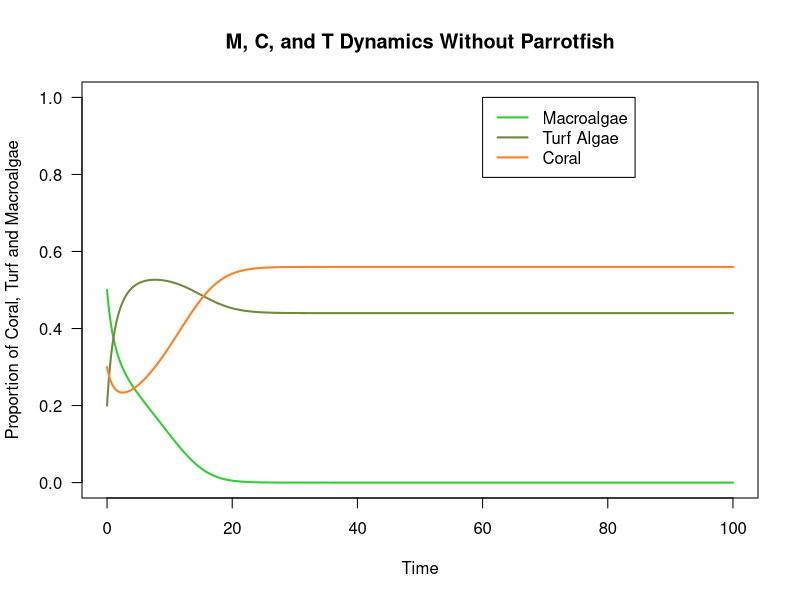
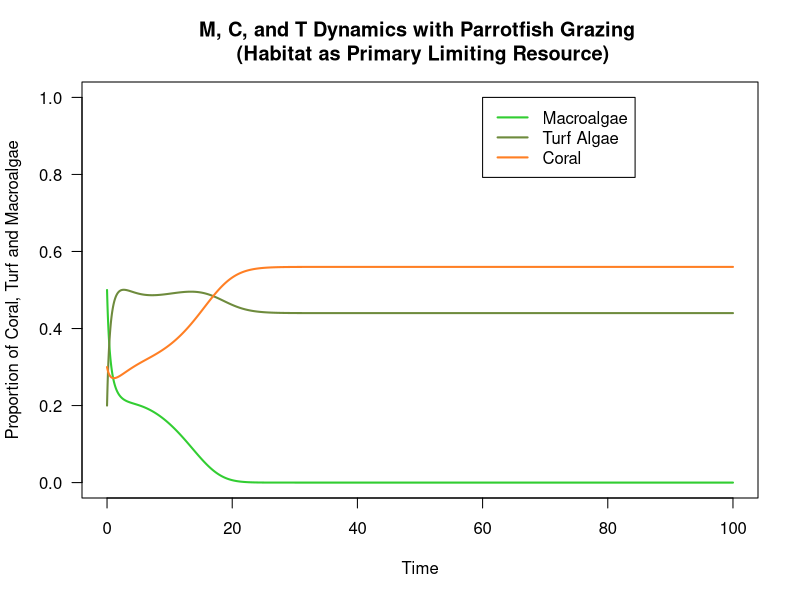
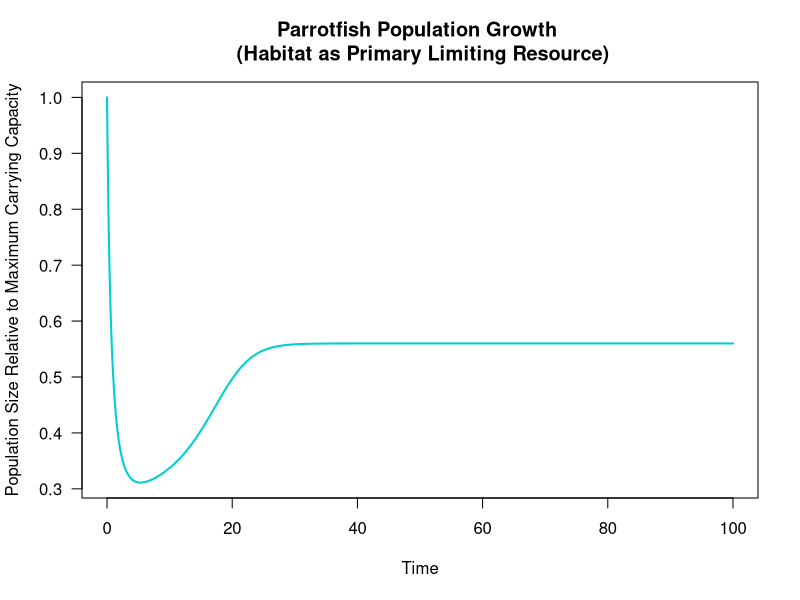

Source code (R) for these figures, in order:
## ---- chunk 1
knitr::opts_chunk$set(echo = TRUE)
## ---- chunk 2
### Macroalgae ###
# dMdt <- (alpha*M*C) - ((g*M)/(M + T)) + (gamma*M*T)


### Coral ###
# dCdt <- (r*T*C) - (d*C) - (alpha*M*C)


### Turf algae ###
# dTdt <- (g*M)/(M + T) - (gamma*M*T) - (r*T*C) + (d*C)
## ---- chunk 3
# parrotfish growth rate
s <- 0.49 # intrinsic rate of growth s of parrotfish 

# rate macroalgae directly overgrow coral per year
alpha <- 0.1 # coral overgrown by macroalgae at a rate a

# rate macroalgae spread vegetatively over algal turfs per year
gamma <- 0.8 # at a rate γ (gamma)

# rate of coral recruitment to algal turfs per year; coral always overgrow algal turfs
r <- 1 # corals recruit to and overgrow algal turfs at a rate r

# coral mortality -- natural coral mortality accounts for 2-4% per year, predation for 30%, and remaining mortality from coral disease or tissue damage following bleaching
d <- 0.44 # natural mortality rate of d

# grazing rate g can change, right now im setting it between the critical values 0.18 and 0.39
g <- 0.4 # set grazing rate 

# maximum parrotfish carrying capacity
#beta <- C

# fishing pressure 
f <- 0

## ---- chunk 4
###  Variables ###

#M <- macroalgae 
  # M <- 1 - C - T
#C <- coral 
  # C <- 1 - M - T
#T <- turf algae 
  # T <- 1 - M - C

# M + C + T = 1 particular region of the seabed is covered entirely by macroalgae (M), coral (C), and algal turfs (T) (variables)

# g # parrotfish graze macroalgae without distinction from algal turfs at a rate g


# storing colors 
Mcol <- 'limegreen' # plot color for macropalgae 
Tcol <- 'darkolivegreen4' # plot color for turf algae 
Ccol <- 'chocolate1' # plot color for coral 
Pcol <- 'darkturquoise' #plot color for parrotfish population
## ---- chunk 5
# time set 0 to 100
tset <- seq(from = 0, to = 100, length.out = 20000) #set time from 0 to 100 

# set initial condition for the parameters, I just set these randomly to be equal to 1 as the paper says
M0 <- 0.5
C0  <- .3
T0  <- 1 - M0 - C0 
P0 <- 1
## ---- chunk 6
### M, C, T dynamics in the absence of parrotfish grazing ###

# creating holding vectors and filling initial conditions
M.simu <- NaN*tset 
M.simu[1] <- M0
T.simu <- NaN*tset
T.simu[1] <- T0
C.simu <- NaN*tset
C.simu[1] <- C0
P.simu <- NaN*tset
P.simu[1] <- P0 #start P squiggle (only using P squiggle, so P squiggle = P; g = P squiggle because g(P) = P/beta, and we assume beta = 1 (max carrying capacity, which is the same as max coral cover), so setting initial g value to P0

#for loop
for(i in 2:length(tset)){
  # calculating change in time
	dt <- tset[i]-tset[i-1] 
	
	# set variable equal to the simulation value at the previous timestep
	M <- M.simu[i-1]
	C <- C.simu[i-1]
	Tt <- T.simu[i-1]
		

	# calculating change in population size -- replace g with P squiggle (P)
	dM <- ( (alpha*M*C) - ((g*M)/(M + Tt)) + (gamma*M*Tt) ) * dt 
	#dT <- ( (g*M)/(M + T) - (gamma*M*T) - (r*T*C) + (d*C)) * dt 
	dC <- ((r*Tt*C) - (d*C) - (alpha*M*C) ) * dt
	
	# calculating total population size
	M.simu[i] <- M.simu[i-1] + dM
	C.simu[i] <- C.simu[i-1] + dC
	T.simu[i] <- 1 - C.simu[i] - M.simu[i]
}
## ---- chunk 7
# plot for M/C/T dynamics in the absence of parrotfish grazing

# plot macroalgae
plot(x = tset, y = M.simu,
     type = 'l', las = 1, lwd = 2, col = Mcol,
     xlab = 'Time', ylab = 'Proportion of Coral, Turf and Macroalgae',
     xlim = c(min(tset), max(tset)), ylim = c(0, 1))
# plot turf
lines(x = tset, y = T.simu,
      lwd = 2, col = Tcol)
# plot coral
lines(x = tset, y = C.simu,
      lwd = 2, col = Ccol)

title("M, C, and T Dynamics Without Parrotfish")

legend(x = 60, y = 1,
       c('Macroalgae', 'Turf Algae', 'Coral'),
       lwd = 2,
       col = c(Mcol, Tcol, Ccol))
## ---- chunk 8
####  Simulation WITH PARROTFISH -- habitat as primary limiting resource ####

## Notes and Assumptions ##
# parrotfish logistic growth changes the grazing rate (g = P, see model assumptions) and therefore impacts M, C, and T dynamics
# assume that f = 0 (no fishing)
# g(P) = alpha*P/beta where alpha is a positive constant. # alpha = g_max, assumed to be 1, so g(P) = P/beta, which guarantees that the grazing intensity. arrives at a maximum only if f = 0 and P(t) reaches maximum carrying capacity, requiring no limitation from habitat (i.e., K(C) = 1)
# so we can assume for this simulation that beta = K(C) = C
# P = P squiggle here, which is population size relative to maximum carrying capacity (beta)
# g(P) = P squiggle = P, so in the equation for dM, we've replaced g with P

# creating holding vectors and filling initial conditions
M.simu2 <- NaN*tset 
M.simu2[1] <- M0
T.simu2 <- NaN*tset
T.simu2[1] <- T0
C.simu2 <- NaN*tset
C.simu2[1] <- C0
P.simu2 <- NaN*tset
P.simu2[1] <- P0

#for loop for the simulation
for(i in 2:length(tset)){
  # calculating change in time
	dt <- tset[i]-tset[i-1] 
	
	# set variable equal to the simulation value at the previous timestep
	M <- M.simu2[i-1]
	C <- C.simu2[i-1]
	Tt <- T.simu2[i-1]
	P <- P.simu2[i-1]
		

	# calculating change in population size -- replace g with P squiggle (P)
	dM <- ( (alpha*M*C) - ((P*M)/(M + Tt)) + (gamma*M*Tt) ) * dt 
	#dT <- ( (g*M)/(M + T) - (gamma*M*T) - (r*T*C) + (d*C)) * dt 
	dC <- ((r*Tt*C) - (d*C) - (alpha*M*C) ) * dt
	# parrotfish population growth, assuming f = 0, and max carrying capacity = C
	dP <- ((s*P)*(1 - (P/C)) - f*P) * dt
	
	# calculating total population size
	M.simu2[i] <- M.simu2[i-1] + dM
	C.simu2[i] <- C.simu2[i-1] + dC
	T.simu2[i] <- 1 - C.simu2[i] - M.simu2[i]
	# P here is population relative to maximum carrying capacity (beta), which also equals coral cover. So P = population relative to coral cover.
	P.simu2[i] <- P.simu2[i-1] + dP
}

## ---- chunk 9
# plot macroalgae
plot(x = tset, y = M.simu2,
     type = 'l', las = 1, lwd = 2, col = Mcol,
     xlab = 'Time', ylab = 'Proportion of Coral, Turf and Macroalgae',
     xlim = c(min(tset), max(tset)), ylim = c(0, 1))
# plot turf
lines(x = tset, y = T.simu2,
      lwd = 2, col = Tcol)
# plot coral
lines(x = tset, y = C.simu2,
      lwd = 2, col = Ccol)

title("M, C, and T Dynamics with Parrotfish Grazing \n (Habitat as Primary Limiting Resource)")

legend(x = 60, y = 1,
       c('Macroalgae', 'Turf Algae', 'Coral'),
       lwd = 2,
       col = c(Mcol, Tcol, Ccol))
## ---- chunk 10
# plot macroalgae
plot(x = tset, y = P.simu2,
     type = 'l', las = 1, lwd = 2, col = Pcol,
     xlab = 'Time', ylab = 'Population Size Relative to Maximum Carrying Capacity')

title("Parrotfish Population Growth \n (Habitat as Primary Limiting Resource)")

